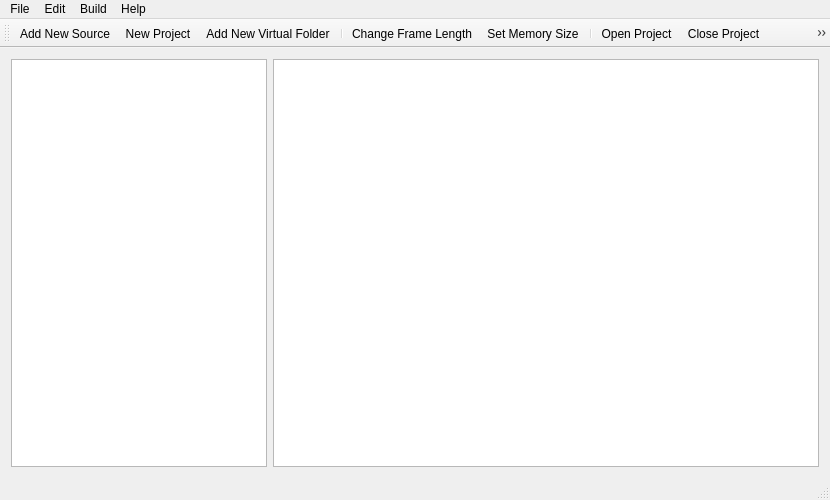
<?xml version="1.0" encoding="UTF-8"?>
<ui version="4.0">
 <class>MainWindow</class>
 <widget class="QMainWindow" name="MainWindow">
  <property name="geometry">
   <rect>
    <x>0</x>
    <y>0</y>
    <width>830</width>
    <height>500</height>
   </rect>
  </property>
  <property name="windowTitle">
   <string>despairEditor</string>
  </property>
  <widget class="QWidget" name="centralWidget">
   <layout class="QHBoxLayout" name="horizontalLayout">
    <item>
     <layout class="QGridLayout" name="loutMain" columnstretch="0,1">
      <item row="0" column="0">
       <widget class="SourceTreeWidget" name="treeSource">
        <property name="dragDropMode">
         <enum>QAbstractItemView::InternalMove</enum>
        </property>
        <attribute name="headerVisible">
         <bool>false</bool>
        </attribute>
        <attribute name="headerStretchLastSection">
         <bool>false</bool>
        </attribute>
        <column>
         <property name="text">
          <string notr="true">1</string>
         </property>
        </column>
       </widget>
      </item>
      <item row="0" column="1">
       <widget class="SourcePlainText" name="txtSource">
        <property name="font">
         <font>
          <family>Courier New</family>
          <pointsize>11</pointsize>
         </font>
        </property>
        <property name="lineWrapMode">
         <enum>QPlainTextEdit::NoWrap</enum>
        </property>
        <property name="tabStopWidth">
         <number>30</number>
        </property>
       </widget>
      </item>
     </layout>
    </item>
   </layout>
  </widget>
  <widget class="QMenuBar" name="menuBar">
   <property name="geometry">
    <rect>
     <x>0</x>
     <y>0</y>
     <width>830</width>
     <height>21</height>
    </rect>
   </property>
   <widget class="QMenu" name="menuFile">
    <property name="title">
     <string>File</string>
    </property>
    <addaction name="actionAddNewSource"/>
    <addaction name="actionNewProject"/>
    <addaction name="actionAddNewVirtualFolder"/>
    <addaction name="separator"/>
    <addaction name="actionOpen"/>
    <addaction name="actionCloseProject"/>
    <addaction name="separator"/>
    <addaction name="actionSave"/>
    <addaction name="separator"/>
    <addaction name="actionDeleteSource"/>
    <addaction name="separator"/>
    <addaction name="actionFrameLength"/>
    <addaction name="actionMemorySize"/>
    <addaction name="separator"/>
    <addaction name="actionExit"/>
   </widget>
   <widget class="QMenu" name="menuHelp">
    <property name="title">
     <string>Help</string>
    </property>
    <addaction name="actionInfo"/>
   </widget>
   <widget class="QMenu" name="menuBuild">
    <property name="title">
     <string>Build</string>
    </property>
    <addaction name="actionBuild"/>
    <addaction name="actionBuildAndRun"/>
    <addaction name="actionRun"/>
   </widget>
   <widget class="QMenu" name="menuEdit">
    <property name="title">
     <string>Edit</string>
    </property>
    <addaction name="actionUndo"/>
    <addaction name="actionRedo"/>
    <addaction name="separator"/>
    <addaction name="actionCopy"/>
    <addaction name="actionCut"/>
    <addaction name="actionPaste"/>
    <addaction name="separator"/>
    <addaction name="actionFindAndReplace"/>
   </widget>
   <addaction name="menuFile"/>
   <addaction name="menuEdit"/>
   <addaction name="menuBuild"/>
   <addaction name="menuHelp"/>
  </widget>
  <widget class="QStatusBar" name="statusBar"/>
  <widget class="QToolBar" name="toolBar">
   <property name="windowTitle">
    <string>toolBar</string>
   </property>
   <property name="iconSize">
    <size>
     <width>32</width>
     <height>32</height>
    </size>
   </property>
   <attribute name="toolBarArea">
    <enum>TopToolBarArea</enum>
   </attribute>
   <attribute name="toolBarBreak">
    <bool>false</bool>
   </attribute>
   <addaction name="actionAddNewSource"/>
   <addaction name="actionNewProject"/>
   <addaction name="actionAddNewVirtualFolder"/>
   <addaction name="separator"/>
   <addaction name="actionFrameLength"/>
   <addaction name="actionMemorySize"/>
   <addaction name="separator"/>
   <addaction name="actionOpen"/>
   <addaction name="actionCloseProject"/>
   <addaction name="actionSave"/>
   <addaction name="separator"/>
   <addaction name="actionDeleteSource"/>
   <addaction name="separator"/>
   <addaction name="actionUndo"/>
   <addaction name="actionRedo"/>
   <addaction name="actionCopy"/>
   <addaction name="actionCut"/>
   <addaction name="actionPaste"/>
   <addaction name="actionFindAndReplace"/>
   <addaction name="separator"/>
   <addaction name="actionRun"/>
   <addaction name="actionBuildAndRun"/>
   <addaction name="actionBuild"/>
   <addaction name="separator"/>
   <addaction name="actionInfo"/>
  </widget>
  <action name="actionAddNewSource">
   <property name="icon">
    <iconset resource="icons.qrc">
     <normaloff>:/icons/icons/addSource.png</normaloff>:/icons/icons/addSource.png</iconset>
   </property>
   <property name="text">
    <string>Add New Source</string>
   </property>
   <property name="toolTip">
    <string>Add New Source</string>
   </property>
  </action>
  <action name="actionNewProject">
   <property name="icon">
    <iconset resource="icons.qrc">
     <normaloff>:/icons/icons/addProject.png</normaloff>:/icons/icons/addProject.png</iconset>
   </property>
   <property name="text">
    <string>New Project</string>
   </property>
   <property name="toolTip">
    <string>New Project</string>
   </property>
  </action>
  <action name="actionAddNewVirtualFolder">
   <property name="icon">
    <iconset resource="icons.qrc">
     <normaloff>:/icons/icons/newFolder.png</normaloff>:/icons/icons/newFolder.png</iconset>
   </property>
   <property name="text">
    <string>Add New Virtual Folder</string>
   </property>
   <property name="toolTip">
    <string>Add New Virtual Folder</string>
   </property>
  </action>
  <action name="actionOpen">
   <property name="icon">
    <iconset resource="icons.qrc">
     <normaloff>:/icons/icons/open.png</normaloff>:/icons/icons/open.png</iconset>
   </property>
   <property name="text">
    <string>Open Project</string>
   </property>
   <property name="toolTip">
    <string>Open Project</string>
   </property>
  </action>
  <action name="actionSave">
   <property name="icon">
    <iconset resource="icons.qrc">
     <normaloff>:/icons/icons/save.png</normaloff>:/icons/icons/save.png</iconset>
   </property>
   <property name="text">
    <string>Save Project</string>
   </property>
   <property name="toolTip">
    <string>Save Project</string>
   </property>
  </action>
  <action name="actionDeleteSource">
   <property name="icon">
    <iconset resource="icons.qrc">
     <normaloff>:/icons/icons/deleteSource.png</normaloff>:/icons/icons/deleteSource.png</iconset>
   </property>
   <property name="text">
    <string>Delete Source</string>
   </property>
   <property name="toolTip">
    <string>Delete Source File</string>
   </property>
  </action>
  <action name="actionInfo">
   <property name="icon">
    <iconset resource="icons.qrc">
     <normaloff>:/icons/icons/info.png</normaloff>:/icons/icons/info.png</iconset>
   </property>
   <property name="text">
    <string>About</string>
   </property>
   <property name="toolTip">
    <string>About despairEditor</string>
   </property>
  </action>
  <action name="actionRun">
   <property name="icon">
    <iconset resource="icons.qrc">
     <normaloff>:/icons/icons/run.png</normaloff>:/icons/icons/run.png</iconset>
   </property>
   <property name="text">
    <string>Run</string>
   </property>
   <property name="toolTip">
    <string>Run</string>
   </property>
  </action>
  <action name="actionBuildAndRun">
   <property name="icon">
    <iconset resource="icons.qrc">
     <normaloff>:/icons/icons/buildAndRun.png</normaloff>:/icons/icons/buildAndRun.png</iconset>
   </property>
   <property name="text">
    <string>Build And Run</string>
   </property>
   <property name="toolTip">
    <string>Build and Run</string>
   </property>
  </action>
  <action name="actionBuild">
   <property name="icon">
    <iconset resource="icons.qrc">
     <normaloff>:/icons/icons/build.png</normaloff>:/icons/icons/build.png</iconset>
   </property>
   <property name="text">
    <string>Build</string>
   </property>
   <property name="toolTip">
    <string>Build</string>
   </property>
  </action>
  <action name="actionCloseProject">
   <property name="icon">
    <iconset resource="icons.qrc">
     <normaloff>:/icons/icons/close.png</normaloff>:/icons/icons/close.png</iconset>
   </property>
   <property name="text">
    <string>Close Project</string>
   </property>
   <property name="toolTip">
    <string>Close Project</string>
   </property>
  </action>
  <action name="actionExit">
   <property name="text">
    <string>Exit</string>
   </property>
   <property name="toolTip">
    <string>Exit</string>
   </property>
  </action>
  <action name="actionFindAndReplace">
   <property name="icon">
    <iconset resource="icons.qrc">
     <normaloff>:/icons/icons/find.png</normaloff>:/icons/icons/find.png</iconset>
   </property>
   <property name="text">
    <string>Find and Replace</string>
   </property>
   <property name="toolTip">
    <string>FindAndReplace</string>
   </property>
  </action>
  <action name="actionUndo">
   <property name="icon">
    <iconset resource="icons.qrc">
     <normaloff>:/icons/icons/undo.png</normaloff>:/icons/icons/undo.png</iconset>
   </property>
   <property name="text">
    <string>Undo</string>
   </property>
   <property name="toolTip">
    <string>Undo</string>
   </property>
  </action>
  <action name="actionRedo">
   <property name="icon">
    <iconset resource="icons.qrc">
     <normaloff>:/icons/icons/redo.png</normaloff>:/icons/icons/redo.png</iconset>
   </property>
   <property name="text">
    <string>Redo</string>
   </property>
   <property name="toolTip">
    <string>Redo</string>
   </property>
  </action>
  <action name="actionCopy">
   <property name="icon">
    <iconset resource="icons.qrc">
     <normaloff>:/icons/icons/copy.png</normaloff>:/icons/icons/copy.png</iconset>
   </property>
   <property name="text">
    <string>Copy</string>
   </property>
   <property name="toolTip">
    <string>Copy</string>
   </property>
  </action>
  <action name="actionCut">
   <property name="icon">
    <iconset resource="icons.qrc">
     <normaloff>:/icons/icons/cut.png</normaloff>:/icons/icons/cut.png</iconset>
   </property>
   <property name="text">
    <string>Cut</string>
   </property>
   <property name="toolTip">
    <string>Cut</string>
   </property>
  </action>
  <action name="actionPaste">
   <property name="icon">
    <iconset resource="icons.qrc">
     <normaloff>:/icons/icons/paste.png</normaloff>:/icons/icons/paste.png</iconset>
   </property>
   <property name="text">
    <string>Paste</string>
   </property>
   <property name="toolTip">
    <string>Paste</string>
   </property>
  </action>
  <action name="actionFrameLength">
   <property name="icon">
    <iconset resource="icons.qrc">
     <normaloff>:/icons/icons/frameLength.png</normaloff>:/icons/icons/frameLength.png</iconset>
   </property>
   <property name="text">
    <string>Change Frame Length</string>
   </property>
   <property name="toolTip">
    <string>Change Frame Length</string>
   </property>
  </action>
  <action name="actionMemorySize">
   <property name="icon">
    <iconset resource="icons.qrc">
     <normaloff>:/icons/icons/memory.png</normaloff>:/icons/icons/memory.png</iconset>
   </property>
   <property name="text">
    <string>Set Memory Size</string>
   </property>
   <property name="toolTip">
    <string>Memory Size</string>
   </property>
  </action>
 </widget>
 <layoutdefault spacing="6" margin="11"/>
 <customwidgets>
  <customwidget>
   <class>SourceTreeWidget</class>
   <extends>QTreeWidget</extends>
   <header>sourcetreewidget.h</header>
  </customwidget>
  <customwidget>
   <class>SourcePlainText</class>
   <extends>QPlainTextEdit</extends>
   <header>sourceplaintext.h</header>
  </customwidget>
 </customwidgets>
 <resources>
  <include location="icons.qrc"/>
 </resources>
 <connections/>
</ui>
